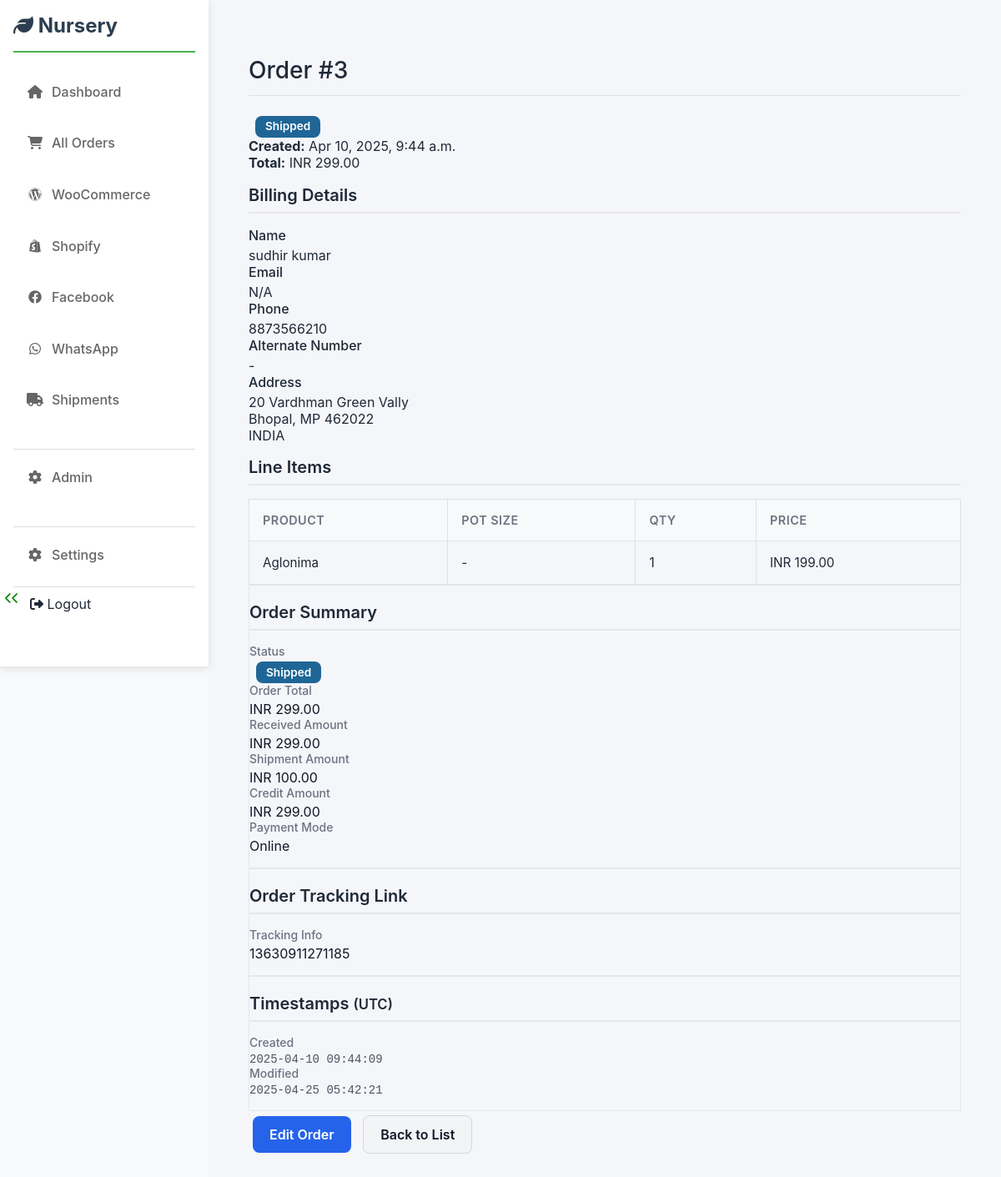
The app's page /facebook/orders/3/ (signed in) with its own data.
### facebook_app/models.py (models this page shows, shortened)
class Facebook_orders(models.Model):
    order_id = models.CharField(max_length=100, unique=True, db_index=True, help_text="Only Add Number Value Don't use any letter.")
    billing_email = models.EmailField(blank=True, null=True, db_index=True)
    billing_phone = models.CharField(max_length=50, blank=True, null=True)
    billing_first_name = models.CharField(max_length=100, blank=True, null=True)
    billing_last_name = models.CharField(max_length=100, blank=True, null=True)
    billing_company = models.CharField(max_length=200, blank=True, null=True)
    billing_address = models.TextField(blank=True, null=True)
    billing_city = models.CharField(max_length=100, blank=True, null=True)
    billing_state = models.CharField(max_length=100, blank=True, null=True)
    billing_postcode = models.CharField(max_length=20, blank=True, null=True)
    billing_country = models.CharField(default="INDIA", max_length=50, blank=True, null=True)
    date_created = models.DateTimeField(default=timezone.now)
    date_modified = models.DateTimeField(auto_now=True)
    currency = models.CharField(default="INR", max_length=10, blank=True, null=True)
    total_amount = models.DecimalField(max_digits=10, decimal_places=2, blank=True, null=True)
    customer_note = models.TextField(blank=True, null=True)
    mode_of_payment = models.CharField(max_length=50, blank=True, null=True)
    alternet_number = models.CharField(max_length=50, blank=True, null=True)
    received_amount = models.DecimalField(max_digits=10, decimal_places=2, blank=True, null=True)
    shipment_amount = models.DecimalField(max_digits=10, decimal_places=2, blank=True, null=True)
    credit_amount = models.DecimalField(max_digits=10, decimal_places=2, blank=True, null=True)
    plateform = models.CharField(default="Facebook", max_length=100, blank=True, null=True)
    status = models.CharField(
        max_length=50,
        choices=ORDER_STATUS_CHOICES,
        default='processing',
        blank=False, null=False,
        db_index=True
    )
    shipment_status = models.CharField(
        max_length=50,
        choices=SHIPMENT_STATUS_CHOICES,
        default='pending',
        blank=False, null=False,
        db_index=True
    )
    tracking_info = models.TextField(
        blank=True,
        help_text="Enter tracking numbers, links, or carrier info here."
    )
    internal_notes = models.TextField(
        blank=True,
        help_text="Internal staff notes about this order."
    )
    products_json = models.JSONField(
        default=default_empty_list,
        blank=True,
        help_text='Store product line items as a JSON list, e.g., [{"name": "Plant A", "qty": 2, "price": "150.00"}, ...]'
    )
    class Meta:
         verbose_name = "Facebook Order"
         verbose_name_plural = "Facebook Orders"
         ordering = ['-date_created']

### facebook_app/views.py (the view)
# urls.py: path('orders/<int:order_id>/', facebook_order_detail_view, name='facebook_order_detail'),
@login_required
def facebook_order_detail_view(request, order_id):
    order = get_object_or_404(Facebook_orders, order_id=order_id)
    order_products_list = order.products_json or []
    context = {
        'order': order,
        'order_products_list': order_products_list,
        'page_title': f'Facebook Order Details {order.order_id}'
    }
    return render(request, 'facebook/order_detail.html', context)

### templates/facebook/order_detail.html (shortened to what this page needs)
{% extends 'base.html' %}
{% load static %}
{% block content %}
<div class="container">
  {% if order %}
  <div class="card">
    <div class="card-header">
      <div class="flex items-center justify-between mb-4">
        <h1 class="text-2xl font-bold">Order #{{ order.order_id }}</h1>
        <span class="badge status-{{ order.status|lower|default:'unknown' }} text-lg">
          {{ order.status|default:"N/A"|capfirst }}
        </span>
      </div>
      <div class="flex gap-4 text-sm text-gray border-b pb-4">
        <div><strong>Created:</strong> {{ order.date_created|date:"M d, Y, P" }}</div>
        <div><strong>Total:</strong> {{ order.currency }} {{ order.total_amount|floatformat:2|default:"0.00" }}</div>
      </div>
    </div>
    <div class="grid md:grid-cols-3 gap-8 p-6">
      <div class="main-content md:col-span-2">
        <section class="mb-8 bg-white rounded-lg shadow-sm p-6">
          <h2 class="text-xl font-semibold mb-6">Billing Details</h2>
          <dl class="grid gap-6">
            <div>
              <dt class="text-sm font-medium text-gray-600 mb-2">Name</dt>
              <dd class="text-lg">{{ order.billing_first_name|default:"" }} {{ order.billing_last_name|default:"" }}</dd>
            </div>
            <div>
              <dt class="text-sm font-medium text-gray-600 mb-2">Email</dt>
              <dd class="text-lg">{{ order.billing_email|default:"N/A" }}</dd>
            </div>
            <div>
              <dt class="text-sm font-medium text-gray-600 mb-2">Phone</dt>
              <dd class="text-lg">{{ order.billing_phone|default:"N/A" }}</dd>
            </div>
            <div>
              <dt class="text-sm font-medium text-gray-600 mb-2">Alternate Number</dt>
              <dd class="text-lg">{{ order.alternet_number|default:"-" }}</dd>
            </div>
            <div>
              <dt class="text-sm font-medium text-gray-600 mb-2">Address</dt>
              <dd class="text-lg">
                {{ order.billing_address|default:"-" }}<br>
                {{ order.billing_city|default:"" }}, {{ order.billing_state|default:"" }} {{ order.billing_postcode|default:"" }}<br>
                {{ order.billing_country|default:"INDIA" }}
              </dd>
            </div>
          </dl>
        </section>
        {% if order.products_json %}
        <section class="bg-white rounded-lg shadow-sm p-6">
          <h2 class="text-xl font-semibold mb-6">Line Items</h2>
          <div class="overflow-hidden rounded-lg border">
            <table class="table w-full">
              <thead class="bg-gray-50">
                <tr>
                  <th class="px-6 py-3 text-left text-sm font-semibold text-gray-600">Product</th>
                  <th class="px-6 py-3 text-left text-sm font-semibold text-gray-600">Pot Size</th>
                  <th class="px-6 py-3 text-left text-sm font-semibold text-gray-600">Qty</th>
                  <th class="px-6 py-3 text-right text-sm font-semibold text-gray-600">Price</th>
                </tr>
              </thead>
              <tbody class="divide-y divide-gray-200">
                {% for item in order.products_json %}
                <tr class="hover:bg-gray-50">
                  <td class="px-6 py-4 font-medium">{{ item.product_name }}</td>
                  <td class="px-6 py-4">{{ item.pot_size|default:"-" }}</td>
                  <td class="px-6 py-4">{{ item.quantity }}</td>
                  <td class="px-6 py-4 text-right">{{ order.currency }} {{ item.price|floatformat:2 }}</td>
                </tr>
                {% endfor %}
              </tbody>
            </table>
          </div>
        </section>
        {% endif %}
      </div>
      <aside class="md:col-span-1">
        <section class="mb-8 bg-white rounded-lg shadow-sm p-6">
          <h3 class="text-lg font-semibold mb-6">Order Summary</h3>
          <dl class="grid gap-4">
            <div>
              <dt class="text-sm font-medium text-gray-600 mb-2">Status</dt>
              <dd>
                <span class="badge status-{{ order.status|lower|default:'unknown' }} text-lg">
                  {{ order.status|default:"N/A"|capfirst }}
                </span>
              </dd>
            </div>
            <div>
              <dt class="text-sm font-medium text-gray-600 mb-2">Order Total</dt>
              <dd class="text-xl font-bold">{{ order.currency }} {{ order.total_amount|floatformat:2|default:"0.00" }}</dd>
            </div>
            <div>
              <dt class="text-sm font-medium text-gray-600 mb-2">Received Amount</dt>
              <dd class="text-lg">{{ order.currency }} {{ order.received_amount|floatformat:2|default:"0.00" }}</dd>
            </div>
            <div>
              <dt class="text-sm font-medium text-gray-600 mb-2">Shipment Amount</dt>
              <dd class="text-lg">{{ order.currency }} {{ order.shipment_amount|floatformat:2|default:"0.00" }}</dd>
            </div>
            <div>
              <dt class="text-sm font-medium text-gray-600 mb-2">Credit Amount</dt>
              <dd class="text-lg">{{ order.currency }} {{ order.credit_amount|floatformat:2|default:"0.00" }}</dd>
            </div>
            <div>
              <dt class="text-sm font-medium text-gray-600 mb-2">Payment Mode</dt>
              <dd class="text-lg">{{ order.mode_of_payment|default:"-" }}</dd>
            </div>
          </dl>
        </section>
        <section class="bg-white rounded-lg shadow-sm border border-gray-200 p-6">
          <h3 class="text-lg font-semibold text-gray-700 mb-5">Order Tracking Link</h3>
          <dl class="space-y-3">
             <div>
               <dt class="text-xs font-medium text-gray-500 uppercase mb-1">Tracking Info</dt>
               <dd class="text-sm text-gray-800">
                 {{ order.tracking_info|default:"-" }}
               </dd>
             </div>
          </dl>
        </section>
        <section class="mb-8 bg-white rounded-lg shadow-sm p-6">
          <h3 class="text-lg font-semibold mb-6">Timestamps <small class="text-sm font-normal text-gray-500">(UTC)</small></h3>
          <dl class="grid gap-4">
            <div>
              <dt class="text-sm font-medium text-gray-600 mb-2">Created</dt>
              <dd class="font-mono">{{ order.date_created|date:"Y-m-d H:i:s" }}</dd>
            </div>
            <div>
              <dt class="text-sm font-medium text-gray-600 mb-2">Modified</dt>
              <dd class="font-mono">{{ order.date_modified|date:"Y-m-d H:i:s" }}</dd>
            </div>
          </dl>
        </section>
        <div class="flex flex-col gap-4">
          <a href="{% url 'order_edit' order.order_id %}" class="btn btn-primary w-full text-center py-3 rounded-lg hover:opacity-90 transition-opacity">Edit Order</a>
          <a href="{% url 'facebook_index' %}" class="btn btn-secondary w-full text-center py-3 rounded-lg hover:opacity-90 transition-opacity">Back to List</a>
        </div>
      </aside>
    </div>
  </div>
  {% else %}
  <div class="p-8 bg-white rounded-lg shadow-md text-center text-gray-500">
    <p class="text-xl">Order details could not be loaded.</p>
  </div>
  {% endif %}
</div>
{% endblock %}

### static/css/style.css (style rules this page uses)
:root { --primary-color: #2c3e50; --secondary-color: #34495e; --accent-color: #4CAF50; --text-color: #2c3e50; --sidebar-width: 250px; --transition-speed: 0.3s; --text-color-dark: #2c3e50; --text-color-light: #7f8c8d; --background-light: #ffffff; --background-medium: #f8f9fa; --background-dark: #ecf0f1; --border-color: #dee2e6; --border-radius: 6px; --shadow-soft: 0 4px 15px rgba(0, 0, 0, 0.07); --spacing-unit: 1rem; }
body { font-family: 'Segoe UI', Tahoma, Geneva, Verdana, sans-serif; display: flex; margin: 0; min-height: 100vh; overflow-x: hidden; background-color: #f5f6fa; color: var(--text-color); flex-direction: column; }
@media (min-width: 768px) { body { flex-direction: row; } }
.container { max-width: 95%; padding: 0 15px; margin: 20px auto; }
h1 { border-bottom: 1px solid var(--border-color); padding-bottom: 0.8rem; margin-bottom: 1.5rem; font-size: 1.75rem; font-weight: 500; }
table { width: 100%; border-collapse: collapse; margin: 0; border: 1px solid var(--border-color); }
th, td { padding: 0.9rem 1rem; text-align: left; border: 1px solid var(--border-color); white-space: nowrap; vertical-align: middle; }
th { background-color: var(--background-medium); font-weight: 600; font-size: 0.9rem; text-transform: uppercase; letter-spacing: 0.5px; }
.btn { text-decoration: none; padding: calc(var(--spacing-unit) * 0.75) calc(var(--spacing-unit) * 1.5); border-radius: var(--border-radius); display: inline-block; margin: 5px; font-weight: 500; transition: all 0.2s ease; border: none; cursor: pointer; font-size: 0.9rem; text-align: center; }
.btn-secondary { background-color: var(--text-color-light); color: white; }
.btn-primary { background-color: var(--secondary-color); color: white; }
.badge { display: inline-block; padding: .3em .7em; font-size: .75em; font-weight: 600; line-height: 1; color: #fff; text-align: center; white-space: nowrap; vertical-align: baseline; border-radius: calc(var(--border-radius) * 2); margin-left: 8px; }
.status-shipped { background-color: #1f6696; }

### templates/facebook/order_detail.html (style rules this page uses)
.card h2, .card h3 { color: #1f2937; font-size: 1.25rem; font-weight: 600; border-bottom: 2px solid #e5e7eb; padding-bottom: 0.5rem; margin-bottom: 1rem; }
.table { width: 100%; border-collapse: collapse; font-size: 0.95rem; }
.table th, .table td { padding: 1rem; text-align: left; vertical-align: middle; }
.table thead { background-color: #f9fafb; font-weight: 600; color: #6b7280; }
.table tbody tr { border-bottom: 1px solid #e5e7eb; transition: background-color 0.2s ease; }
.badge { padding: 0.4rem 0.75rem; border-radius: 0.5rem; font-size: 0.85rem; font-weight: 600; display: inline-block; text-transform: capitalize; }
aside .bg-white { border: 1px solid #e5e7eb; }
aside dl dt { font-size: 0.875rem; color: #6b7280; }
aside dl dd { font-size: 1rem; color: #111827; }
.btn { display: inline-block; padding: 0.75rem 1.25rem; font-size: 1rem; font-weight: 600; text-align: center; border-radius: 0.5rem; transition: all 0.2s ease; }
.btn-primary { background-color: #2563eb; color: #fff; }
.btn-secondary { background-color: #f3f4f6; color: #111827; border: 1px solid #d1d5db; }
body { font-family: 'Inter', 'Segoe UI', sans-serif; background-color: #f9fafb; color: #1f2937; }
.container { max-width: 1200px; margin: auto; padding: 2rem; }
dt { margin-bottom: 0.25rem; font-weight: 500; }
dd { margin: 0; }
.font-mono { font-family: 'Courier New', monospace; font-size: 0.875rem; color: #4b5563; }

### records on screen
Facebook_orders: order_id "3", status "Shipped", date_created "Apr 10, 2025, 9:44 a.m.", currency "INR", total_amount "299.00", billing_first_name "sudhir", billing_last_name "kumar", billing_email "N/A", billing_phone "8873566210", alternet_number "-", billing_address "20 Vardhman Green Vally", billing_city "Bhopal", billing_state "MP", billing_postcode "462022", billing_country "INDIA", currency "INR", received_amount "299.00", shipment_amount "100.00", credit_amount "299.00", mode_of_payment "Online", tracking_info "13630911271185", date_created "2025-04-10 09:44:09", date_modified "2025-04-25 05:42:21"

### other values on screen
{{ item.product_name }} "Aglonima"
{{ item.pot_size|default:"-" }} "-"
{{ item.quantity }} "1"
{{ item.price|floatformat:2 }} "199.00"
